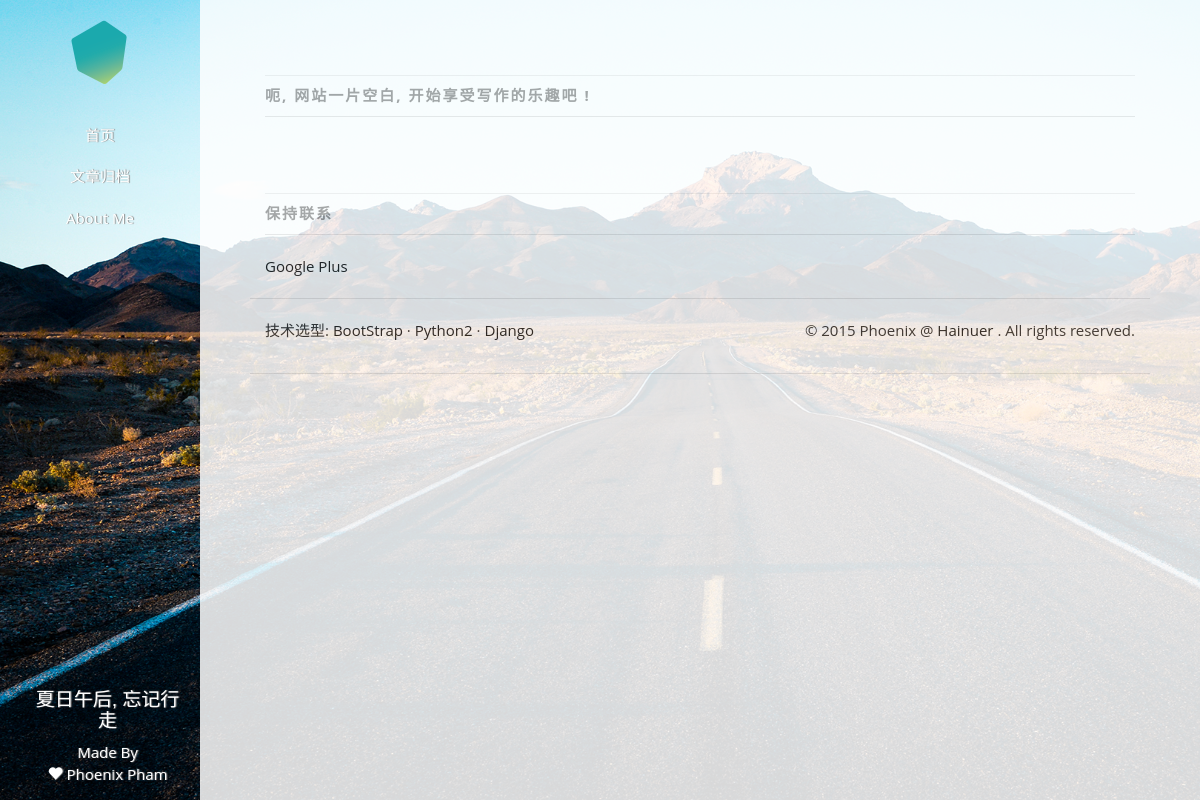
Page /kume/archive/ on the earlier database version.
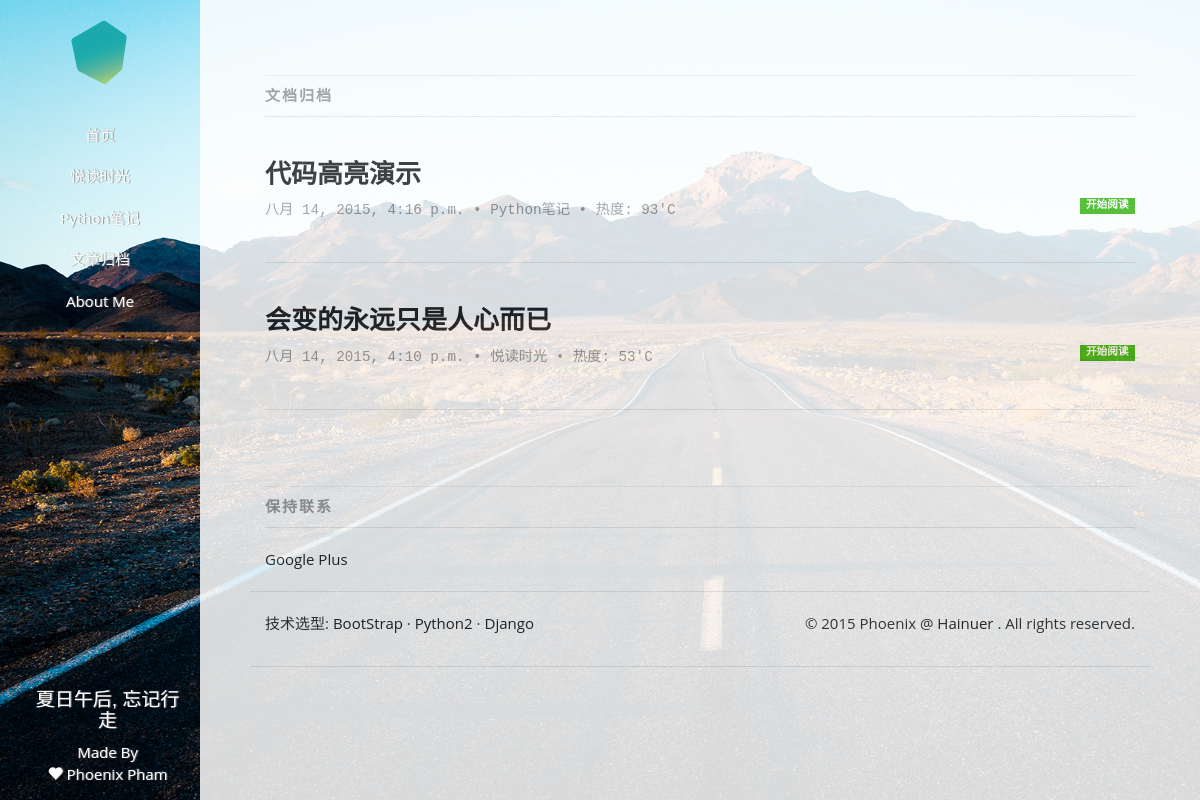
Same page on the later database version.
### duome/models.py (models this page shows, shortened)
class Category(models.Model):
    name = models.CharField(max_length=128, unique=True)
    simple_name = models.CharField(max_length=128, blank=True, unique=True)
    views = models.IntegerField(default=0)

class Article(models.Model):
    category = models.ForeignKey(Category)
    title    = models.CharField(max_length=256)
    tags     = models.CharField(max_length=128, blank=True, help_text='请使用空格将标签分隔开')
    content  = models.TextField(verbose_name = '')
    pub_date = models.DateTimeField(default=timezone.now)
    views    = models.IntegerField(default=0)
    breviary = models.TextField(max_length=128, blank=True, verbose_name='')
    uuid = models.CharField(max_length=36)
    def was_published_recently(self):
        return self.pub_date >= timezone.now() - datetime.timedelta(days=1)
    was_published_recently.admin_order_field = 'pub_date'
    was_published_recently.boolean = True
    was_published_recently.short_description = 'Published recently ?'

### kume/views.py (the view)
def archive(request):
    cat_li = Category.objects.all()
    article_li = Article.objects.all().order_by('-pub_date')
    ctx_li = {
        'categories': cat_li, 'title': '文档归档',
        'articles': article_li,
    }
    return render(request, 'kume/archive.html', ctx_li)

### templates/kume/archive.html (shortened to what this page needs)
{% extends 'kume_base.html' %}
{% block contents %}
{% if articles %}
<div class="col-sm-12">
	<div class="page-header text-muted">
		文档归档
	</div>
</div>
{% for article in articles %}
<div class="row">
	<div class="col-sm-12">
		<h3><a href="{% url 'kume:post' article.uuid %}">{{ article.title }}</a></h3>
		<h4><small class="text-muted">{{ article.pub_date }} • <a href="{% url 'kume:category' article.category.simple_name %}" class="text-muted">{{ article.category.name }}</a> • 热度: {{ article.views }}'C <a href="{% url 'kume:post' article.uuid %}" class="label label-success pull-right">开始阅读</a></small></h4>
	</div>
</div>
<div class="row divider">
	<div class="col-sm-12">
		<hr>
	</div>
</div>
{% endfor %}
{% else %}
<div class="col-sm-12">
	<div class="page-header text-muted">
		呃, 网站一片空白, 开始享受写作的乐趣吧 !
	</div>
</div>
{% endif %}
{% endblock %}

### templates/kume_base.html (shortened to what this page needs)
<!DOCTYPE html>
{% load staticfiles %}
<html lang="zh-CN">
	<head>
		<link href="{% static "css/kume/bootstrap.min.css" %}" rel="stylesheet">
		<link href="{% static "css/kume/styles.css" %}" rel="stylesheet">
		<link href="{% static "plugins/prism/prism.css" %}" rel="stylesheet">
	<body>
		<div class="wrapper">
			<div class="box">
				<div class="row">
					<div class="column col-sm-2" id="sidebar">
						<a class="logo" href="{% url 'kume:index' %}"><img src="{% static "images/favicon.ico" %}" alt="夏日午后, 忘记行走" /></a>
						<ul class="nav">
							<li>
								<a href="{% url 'kume:index' %}">首页</a>
							</li>
							{% if categories %}
							{% for category in categories %}
							<li>
								<a href="{% url 'kume:category' category.simple_name %}">{{ category.name }}</a>
							</li>
							{% endfor %}
							{% endif %}
							<li>
								<a href="{% url 'kume:archive' %}">文章归档</a>
							</li>
							<li>
								<a href="{% url 'kume:about' %}">About Me</a>
							</li>
						</ul>
						<ul class="nav hidden-xs" id="sidebar-footer">
							<li>
								<a href="http://www.hainuer.com">
									<h4>夏日午后, 忘记行走</h4>
									Made By<br />
									<i class="glyphicon glyphicon-heart"></i> Phoenix Pham
								</a>
							</li>
						</ul>
					</div>
					<div class="column col-sm-10" id="main">
						<div class="padding">
							<div class="full col-sm-9">
								{% block contents %}{% endblock %}
								<div class="col-sm-12">
									<div class="page-header text-muted divider">
										保持联系
									</div>
								</div>
								<div class="row">
									<div class="col-sm-6">
										<a href="http://plus.google.com/GeekPhx">Google Plus</a>
									</div>
								</div>
								<hr>
								<div class="row" id="footer">
									<div class="col-sm-6">
										<p>
											技术选型:
											<a target="_blank" href="http://getbootstrap.com">BootStrap</a> ·
											<a target="_blank" href="http://www.python.org">Python2</a> ·
											<a target="_blank" href="http://www.djangoproject.com">Django</a>
										</p>
									</div>
									<div class="col-sm-6">
										<p class="pull-right">
											&copy; 2015 Phoenix @ <a href="/">Hainuer</a> . All rights reserved.
										</p>
									</div>
								</div>
								<hr>
							</div>
						</div>
					</div>
				</div>
			</div>
		</div>
	</body>
</html>

Differences in the rows shown:
added Category: name "悦读时光"
added Category: name "Python笔记"
added Article: title "代码高亮演示", pub_date "八月 14, 2015, 4:16 p.m.", category.name "Python笔记", views "93"
added Article: title "会变的永远只是人心而已", pub_date "八月 14, 2015, 4:10 p.m.", category.name "悦读时光", views "53"
Other differences:
text no longer shown: "呃, 网站一片空白, 开始享受写作的乐趣吧 !"
text now shown: "文档归档"
